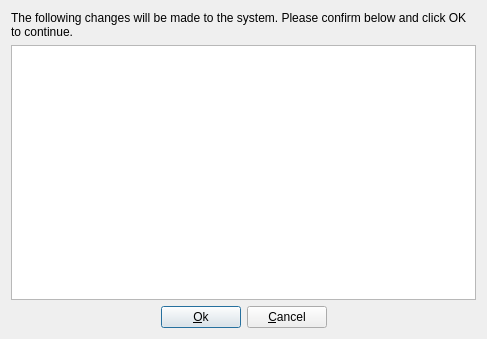
<?xml version="1.0" encoding="UTF-8"?>
<ui version="4.0">
 <class>dialogConfirm</class>
 <widget class="QDialog" name="dialogConfirm">
  <property name="geometry">
   <rect>
    <x>0</x>
    <y>0</y>
    <width>487</width>
    <height>339</height>
   </rect>
  </property>
  <property name="windowTitle">
   <string>Confirm Package Changes</string>
  </property>
  <layout class="QGridLayout" name="gridLayout">
   <item row="0" column="0">
    <widget class="QLabel" name="label">
     <property name="text">
      <string>The following changes will be made to the system. Please confirm below and click OK to continue.</string>
     </property>
     <property name="wordWrap">
      <bool>true</bool>
     </property>
    </widget>
   </item>
   <item row="1" column="0">
    <widget class="QTextBrowser" name="textConfirm"/>
   </item>
   <item row="2" column="0">
    <layout class="QHBoxLayout" name="horizontalLayout">
     <item>
      <spacer name="horizontalSpacer">
       <property name="orientation">
        <enum>Qt::Horizontal</enum>
       </property>
       <property name="sizeHint" stdset="0">
        <size>
         <width>40</width>
         <height>20</height>
        </size>
       </property>
      </spacer>
     </item>
     <item>
      <widget class="QPushButton" name="pushOK">
       <property name="text">
        <string>&amp;Ok</string>
       </property>
      </widget>
     </item>
     <item>
      <widget class="QPushButton" name="pushCancel">
       <property name="text">
        <string>&amp;Cancel</string>
       </property>
      </widget>
     </item>
     <item>
      <spacer name="horizontalSpacer_2">
       <property name="orientation">
        <enum>Qt::Horizontal</enum>
       </property>
       <property name="sizeHint" stdset="0">
        <size>
         <width>40</width>
         <height>20</height>
        </size>
       </property>
      </spacer>
     </item>
    </layout>
   </item>
  </layout>
 </widget>
 <resources/>
 <connections/>
</ui>
